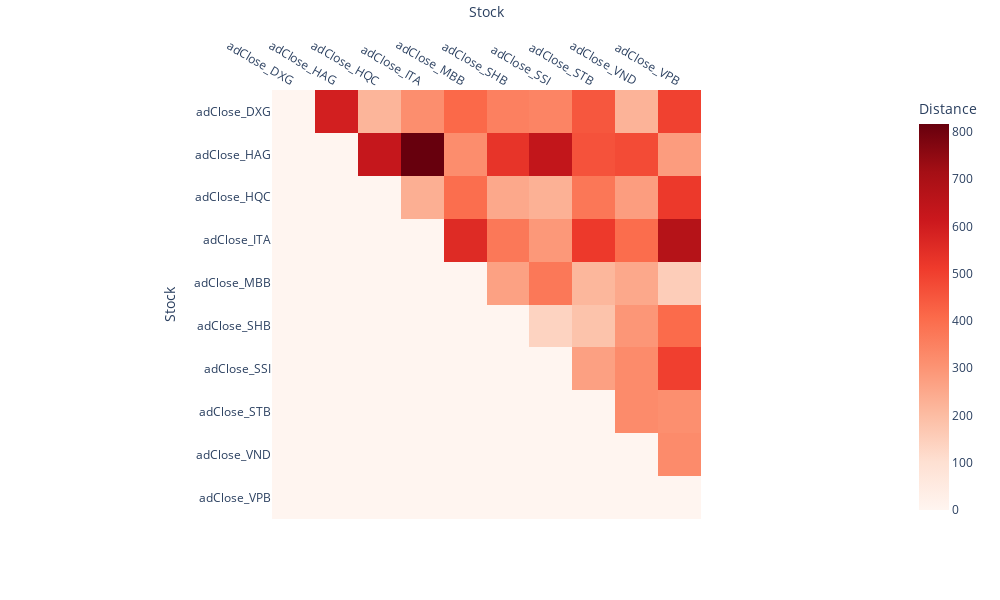

Notebook code for this chart:
### Markdown cell above
## **Gatev Distance Approach Pairs Formation**

### Code cell
gatev_dist.gatev_distance_matrix(df_cum_daily_returns_train)

### Figure 1 — Plotly figure (JSON) as saved in the notebook; plotly's stock layout.template omitted (floating-point values rounded to 4 significant figures)
{"data": [{"coloraxis": "coloraxis", "hovertemplate": "Stock: %{x}<br>Stock: %{y}<br>Distance: %{z}<extra></extra>", "name": "0", "type": "heatmap", "x": ["adClose_DXG", "adClose_HAG", "adClose_HQC", "adClose_ITA", "adClose_MBB", "adClose_SHB", "adClose_SSI", "adClose_STB", "adClose_VND", "adClose_VPB"], "xaxis": "x", "y": ["adClose_DXG", "adClose_HAG", "adClose_HQC", "adClose_ITA", "adClose_MBB", "adClose_SHB", "adClose_SSI", "adClose_STB", "adClose_VND", "adClose_VPB"], "yaxis": "y", "z": [[0, 593.1, 219, 316.3, 411.5, 352.1, 342.4, 449.7, 224.3, 498.5], [0, 0, 629.2, 816.9, 319.3, 531.9, 637.3, 460.4, 476.8, 281.3], [0, 0, 0, 233.6, 399.5, 251.5, 229.5, 374.4, 277.7, 517.7], [0, 0, 0, 0, 558, 373.9, 291.7, 515.7, 401.3, 671.2], [0, 0, 0, 0, 0, 268.4, 373.9, 214.1, 252.4, 154.8], [0, 0, 0, 0, 0, 0, 137.8, 182.7, 296.4, 404.8], [0, 0, 0, 0, 0, 0, 0, 271.2, 324.1, 502], [0, 0, 0, 0, 0, 0, 0, 0, 323.9, 313.2], [0, 0, 0, 0, 0, 0, 0, 0, 0, 323.1], [0, 0, 0, 0, 0, 0, 0, 0, 0, 0]]}], "layout": {"coloraxis": {"colorbar": {"title": {"text": "Distance"}}, "colorscale": [[0, "rgb(255,245,240)"], [0.125, "rgb(254,224,210)"], [0.25, "rgb(252,187,161)"], [0.375, "rgb(252,146,114)"], [0.5, "rgb(251,106,74)"], [0.625, "rgb(239,59,44)"], [0.75, "rgb(203,24,29)"], [0.875, "rgb(165,15,21)"], [1, "rgb(103,0,13)"]]}, "height": 600, "margin": {"t": 60}, "width": 1000, "xaxis": {"anchor": "y", "constrain": "domain", "domain": [0, 1], "scaleanchor": "y", "side": "top", "title": {"text": "Stock"}}, "yaxis": {"anchor": "x", "autorange": "reversed", "constrain": "domain", "domain": [0, 1], "title": {"text": "Stock"}}}}
